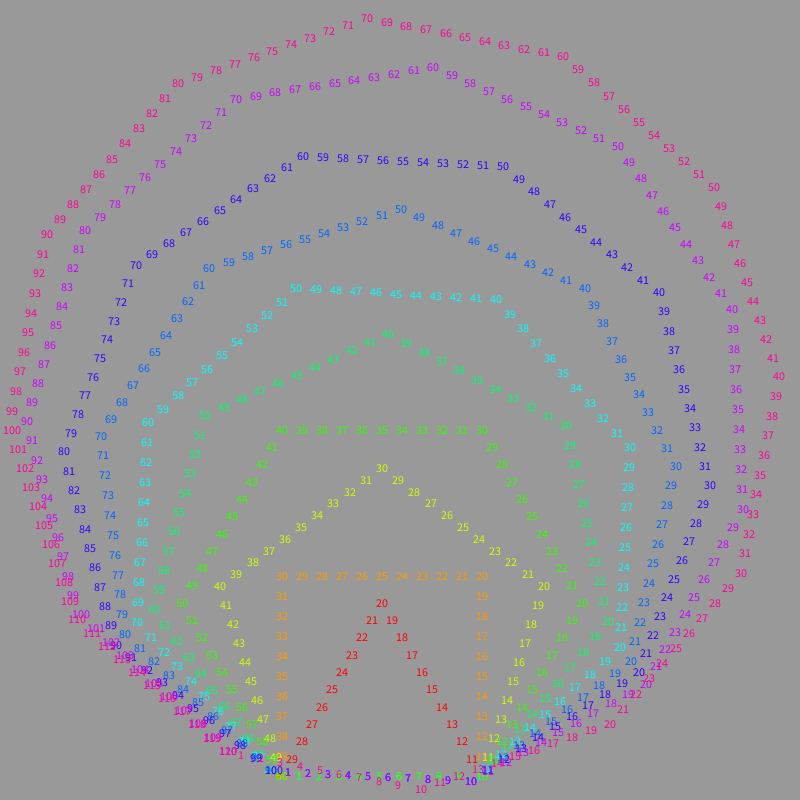
Frame 1 (no input)
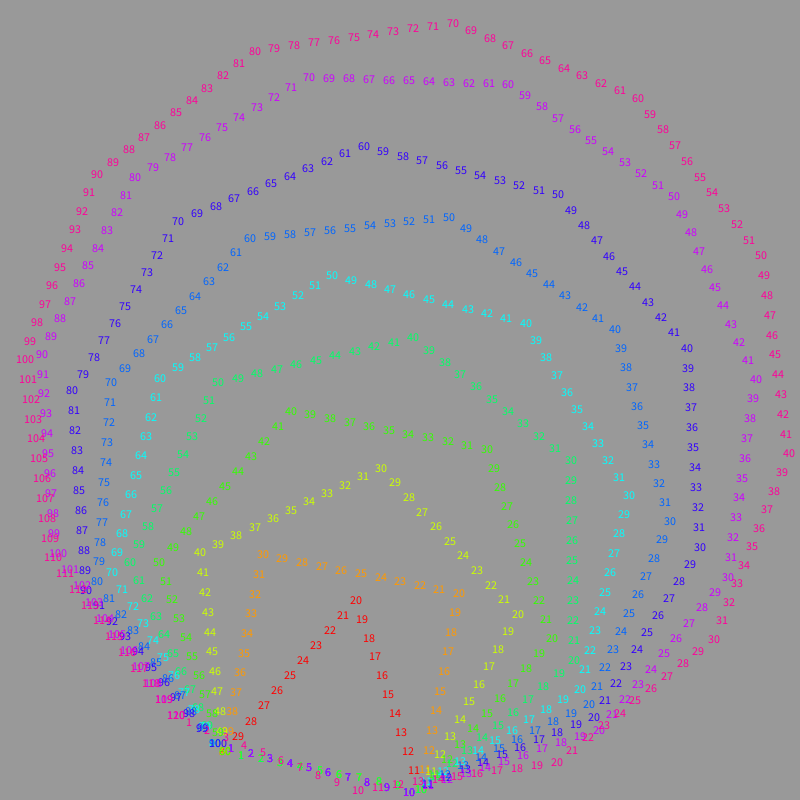
Frame 2 (the mouse pressed at the canvas centre, redrawn once)

The Processing sketch that drew these frames (run headless with seeded random() and noise(); the mouse was pressed at the canvas centre and the sketch redrawn once):

// Processing sketch: godelturtle
// ── godelturtle.pde
// godel tutle 
// the turtles name is greg he is a pvector that is updated in
// he draws a trail of numbers as steps
//

float intheta =0;//turtle's theta
PVector greg;
float sz=20;
int step=0;


void setup() {
  size(800, 800);
  //fullScreen();
  background(200);
  colorMode(HSB, 10);
  stroke(0);
  fill(0);
  //frameRate(1);
  greg = new PVector(width/3+10, height-20);
  //greg = new PVector(width/10, height/2);
  intheta =0;
}

// simple turtle functions forward() right() left()
void forward(float amt) {
  for (int m= 0; m<amt; m++) {
    step++;
    float x2 = greg.x +sz *cos(radians(intheta));
    float y2 = greg.y +sz *sin(radians(intheta));

    text(step, x2, y2);
    // set the x and y to new position
    greg.x = x2;
    greg.y = y2;
  }
}

void right(float deg) {
  intheta += deg;
  intheta = intheta%360;
}

void left(float deg) {
  intheta -= deg;
  intheta = intheta%360;
}


void poly(int s, int len) {
  float ang =360/s;
  for (int i=0; i<s; i++) {
    forward(len);
    left(ang);
  }
}

void draw() {
  background(0, 0, 6);
  //greg.x =mouseX;
  //greg.y = mouseY;
  for (int i =3; i<13; i++) {
    fill((i-3)%13, 255, 255);
    poly(i, 10);
    //intheta = 0;  // reset heading
    step =0;  // reset step count
  }
  noLoop();
} 
